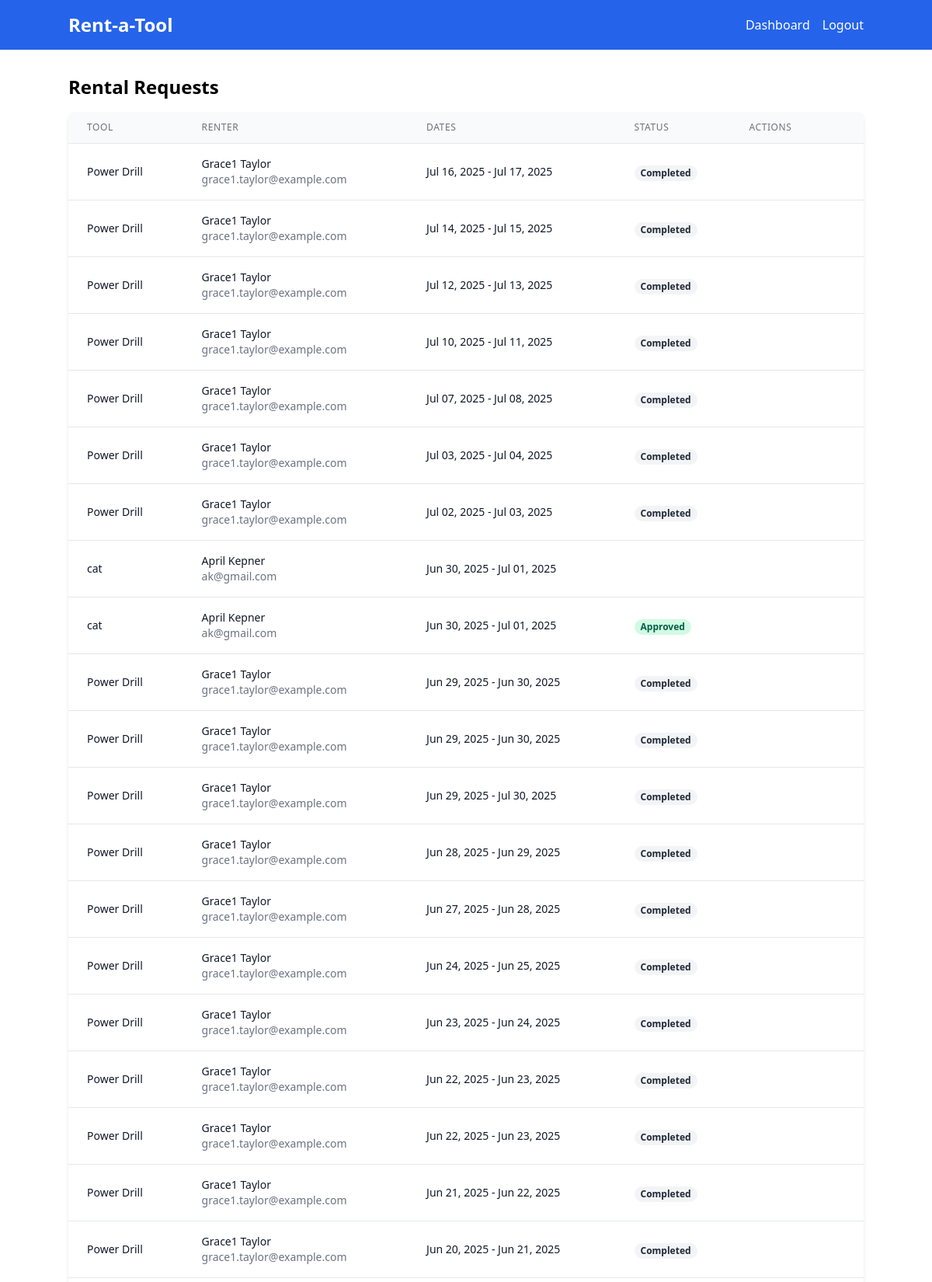
/dashboard/owner/rentals.php (signed in, upper part), run on the app's committed database.
### tables this page shows
CREATE TABLE `rental` (
  `RentalID` int(11) NOT NULL,
  `ToolID` int(11) NOT NULL,
  `RenterID` int(11) NOT NULL,
  `RentalStartDate` date NOT NULL,
  `RentalEndDate` date NOT NULL,
  `ReturnDate` date DEFAULT NULL,
  `BaseRentalPrice` decimal(10,2) NOT NULL,
  `DepositFee` decimal(10,2) NOT NULL,
  `ServiceFee` decimal(10,2) NOT NULL,
  `TotalPrice` decimal(10,2) NOT NULL,
  `BorrowerFactor` float DEFAULT 1,
  `Status` enum('Pending','Approved','Completed','Returned') DEFAULT 'Pending',
  `DamageReport` text DEFAULT NULL,
  `DamageReported` tinyint(1) NOT NULL DEFAULT 0 COMMENT 'Flag indicating if tool was returned damaged',
  `NotReturned` tinyint(1) NOT NULL DEFAULT 0
);

CREATE TABLE `tool` (
  `ToolID` int(11) NOT NULL,
  `OwnerID` int(11) NOT NULL,
  `Name` varchar(100) NOT NULL,
  `Description` text DEFAULT NULL,
  `Images` text DEFAULT NULL,
  `PricePerDay` decimal(10,2) NOT NULL,
  `WeightedRating` float DEFAULT 0,
  `AvailabilityStatus` enum('Available','Rented','Unavailable') DEFAULT 'Available',
  `Category` enum('Hand Tools','Power Tools','Garden Tools','Electronics','Other') NOT NULL,
  `DateAdded` datetime DEFAULT current_timestamp(),
  `Location` varchar(255) DEFAULT NULL,
  `DeliveryOption` enum('Pickup Only','Delivery Available') NOT NULL DEFAULT 'Pickup Only',
  `DeliveryPrice` decimal(10,2) DEFAULT 0.00
);

CREATE TABLE `user` (
  `UserID` int(11) NOT NULL,
  `FirstName` varchar(50) NOT NULL,
  `LastName` varchar(50) NOT NULL,
  `PhoneNumber` varchar(15) DEFAULT NULL,
  `ProfilePhoto` text DEFAULT NULL,
  `IdentificationDocument` text DEFAULT NULL,
  `ProofOfAddress` text DEFAULT NULL,
  `Email` varchar(100) NOT NULL,
  `Password` varchar(255) NOT NULL,
  `UserType` enum('Owner','Renter','Admin') NOT NULL,
  `ReputationScore` float DEFAULT 0,
  `ReviewCount` int(11) DEFAULT 0,
  `RegistrationDate` datetime DEFAULT current_timestamp(),
  `CreatedAt` datetime DEFAULT current_timestamp(),
  `AvgRatingGiven` float DEFAULT 3,
  `ReviewsReceivedCount` int(11) NOT NULL DEFAULT 0
);

### dashboard/owner/rentals.php (the view, shortened to what this page needs)
<?php
require_once $_SERVER['DOCUMENT_ROOT'] . '/rentatool/includes/db_connection.php';
require_once $_SERVER['DOCUMENT_ROOT'] . '/rentatool/includes/header.php';
$stmt = $pdo->prepare("SELECT COUNT(*) FROM Tool WHERE OwnerID = :ownerID");
$stmt->execute(['ownerID' => $_SESSION['user_id']]);
$toolCount = $stmt->fetchColumn();
if ($toolCount == 0) {
    $rentalRequests = [];
} else {
    try {
        $stmt = $pdo->prepare("
            SELECT r.*, t.Name as ToolName, u.FirstName, u.LastName, u.Email
            FROM Rental r
            JOIN Tool t ON r.ToolID = t.ToolID
            JOIN User u ON r.RenterID = u.UserID
            WHERE t.OwnerID = :ownerID AND r.Status != 'Rejected'
            ORDER BY r.RentalStartDate DESC
        ");
        $stmt->execute(['ownerID' => $_SESSION['user_id']]);
        $rentalRequests = $stmt->fetchAll(PDO::FETCH_ASSOC);
    } catch (PDOException $e) {
        error_log("Database error: " . $e->getMessage());
        $rentalRequests = [];
    }
}
?>
<div class="container mx-auto my-8">
    <h2 class="text-2xl font-bold mb-4">Rental Requests</h2>
    <?php if (empty($rentalRequests)): ?>
        <p class="text-gray-500">No rental requests found.</p>
    <?php else: ?>
        <div class="bg-white rounded-lg shadow-md overflow-hidden">
            <table class="min-w-full divide-y divide-gray-200">
                <thead class="bg-gray-50">
                    <tr>
                        <th class="px-6 py-3 text-left text-xs font-medium text-gray-500 uppercase tracking-wider">Tool</th>
                        <th class="px-6 py-3 text-left text-xs font-medium text-gray-500 uppercase tracking-wider">Renter</th>
                        <th class="px-6 py-3 text-left text-xs font-medium text-gray-500 uppercase tracking-wider">Dates</th>
                        <th class="px-6 py-3 text-left text-xs font-medium text-gray-500 uppercase tracking-wider">Status</th>
                        <th class="px-6 py-3 text-left text-xs font-medium text-gray-500 uppercase tracking-wider">Actions</th>
                    </tr>
                </thead>
                <tbody class="bg-white divide-y divide-gray-200">
                    <?php foreach ($rentalRequests as $request): ?>
                        <tr>
                            <td class="px-6 py-4 whitespace-nowrap">
                                <div class="text-sm font-medium text-gray-900"><?php echo htmlspecialchars($request['ToolName']); ?></div>
                            </td>
                            <td class="px-6 py-4 whitespace-nowrap">
                                <div class="text-sm text-gray-900">
                                    <a href="<?php echo BASE_URL; ?>dashboard/owner/rental_detail.php?id=<?php echo $request['RentalID']; ?>" class="hover:underline">
                                        <?php echo htmlspecialchars($request['FirstName'] . ' ' . $request['LastName']); ?>
                                    </a>
                                </div>
                                <div class="text-sm text-gray-500"><?php echo htmlspecialchars($request['Email']); ?></div>
                            </td>
                            <td class="px-6 py-4 whitespace-nowrap">
                                <div class="text-sm text-gray-900">
                                    <?php echo date('M d, Y', strtotime($request['RentalStartDate'])); ?> -
                                    <?php echo date('M d, Y', strtotime($request['RentalEndDate'])); ?>
                                </div>
                            </td>
                            <td class="px-6 py-4 whitespace-nowrap">
                                <span class="px-2 inline-flex text-xs leading-5 font-semibold rounded-full
                                    <?php echo $request['Status'] === 'Approved' ? 'bg-green-100 text-green-800' :
                                        ($request['Status'] === 'Pending' ? 'bg-yellow-100 text-yellow-800' :
                                        'bg-gray-100 text-gray-800'); ?>">
                                    <?php echo $request['Status']; ?>
                                </span>
                            </td>
                            <td class="px-6 py-4 whitespace-nowrap text-sm font-medium">
                            </td>
                        </tr>
                    <?php endforeach; ?>
                </tbody>
            </table>
        </div>
    <?php endif; ?>
</div>
<?php require_once $_SERVER['DOCUMENT_ROOT'] . '/rentatool/includes/footer.php'; ?>

### data on the page
rental: ToolID.Name "Power Drill", RenterID.LastName "Grace1 Taylor", RenterID.Email "grace1.taylor@example.com", RentalStartDate "Jul 16, 2025", RentalEndDate "Jul 17, 2025", Status "Completed"
rental: ToolID.Name "Power Drill", RenterID.LastName "Grace1 Taylor", RenterID.Email "grace1.taylor@example.com", RentalStartDate "Jul 14, 2025", RentalEndDate "Jul 15, 2025", Status "Completed"
rental: ToolID.Name "Power Drill", RenterID.LastName "Grace1 Taylor", RenterID.Email "grace1.taylor@example.com", RentalStartDate "Jul 12, 2025", RentalEndDate "Jul 13, 2025", Status "Completed"
rental: ToolID.Name "Power Drill", RenterID.LastName "Grace1 Taylor", RenterID.Email "grace1.taylor@example.com", RentalStartDate "Jul 10, 2025", RentalEndDate "Jul 11, 2025", Status "Completed"
rental: ToolID.Name "Power Drill", RenterID.LastName "Grace1 Taylor", RenterID.Email "grace1.taylor@example.com", RentalStartDate "Jul 07, 2025", RentalEndDate "Jul 08, 2025", Status "Completed"
rental: ToolID.Name "Power Drill", RenterID.LastName "Grace1 Taylor", RenterID.Email "grace1.taylor@example.com", RentalStartDate "Jul 03, 2025", RentalEndDate "Jul 04, 2025", Status "Completed"
rental: ToolID.Name "Power Drill", RenterID.LastName "Grace1 Taylor", RenterID.Email "grace1.taylor@example.com", RentalStartDate "Jul 02, 2025", RentalEndDate "Jul 03, 2025", Status "Completed"
rental: ToolID.Name "cat", RenterID.LastName "April Kepner", RenterID.Email "ak@gmail.com", RentalStartDate "Jun 30, 2025", RentalEndDate "Jul 01, 2025"
rental: ToolID.Name "cat", RenterID.LastName "April Kepner", RenterID.Email "ak@gmail.com", RentalStartDate "Jun 30, 2025", RentalEndDate "Jul 01, 2025", Status "Approved"
rental: ToolID.Name "Power Drill", RenterID.LastName "Grace1 Taylor", RenterID.Email "grace1.taylor@example.com", RentalStartDate "Jun 29, 2025", RentalEndDate "Jun 30, 2025", Status "Completed"
rental: ToolID.Name "Power Drill", RenterID.LastName "Grace1 Taylor", RenterID.Email "grace1.taylor@example.com", RentalStartDate "Jun 29, 2025", RentalEndDate "Jun 30, 2025", Status "Completed"
rental: ToolID.Name "Power Drill", RenterID.LastName "Grace1 Taylor", RenterID.Email "grace1.taylor@example.com", RentalStartDate "Jun 29, 2025", RentalEndDate "Jul 30, 2025", Status "Completed"
rental: ToolID.Name "Power Drill", RenterID.LastName "Grace1 Taylor", RenterID.Email "grace1.taylor@example.com", RentalStartDate "Jun 28, 2025", RentalEndDate "Jun 29, 2025", Status "Completed"
rental: ToolID.Name "Power Drill", RenterID.LastName "Grace1 Taylor", RenterID.Email "grace1.taylor@example.com", RentalStartDate "Jun 27, 2025", RentalEndDate "Jun 28, 2025", Status "Completed"
rental: ToolID.Name "Power Drill", RenterID.LastName "Grace1 Taylor", RenterID.Email "grace1.taylor@example.com", RentalStartDate "Jun 24, 2025", RentalEndDate "Jun 25, 2025", Status "Completed"
rental: ToolID.Name "Power Drill", RenterID.LastName "Grace1 Taylor", RenterID.Email "grace1.taylor@example.com", RentalStartDate "Jun 23, 2025", RentalEndDate "Jun 24, 2025", Status "Completed"
rental: ToolID.Name "Power Drill", RenterID.LastName "Grace1 Taylor", RenterID.Email "grace1.taylor@example.com", RentalStartDate "Jun 22, 2025", RentalEndDate "Jun 23, 2025", Status "Completed"
rental: ToolID.Name "Power Drill", RenterID.LastName "Grace1 Taylor", RenterID.Email "grace1.taylor@example.com", RentalStartDate "Jun 22, 2025", RentalEndDate "Jun 23, 2025", Status "Completed"
rental: ToolID.Name "Power Drill", RenterID.LastName "Grace1 Taylor", RenterID.Email "grace1.taylor@example.com", RentalStartDate "Jun 21, 2025", RentalEndDate "Jun 22, 2025", Status "Completed"
rental: ToolID.Name "Power Drill", RenterID.LastName "Grace1 Taylor", RenterID.Email "grace1.taylor@example.com", RentalStartDate "Jun 20, 2025", RentalEndDate "Jun 21, 2025", Status "Completed"
